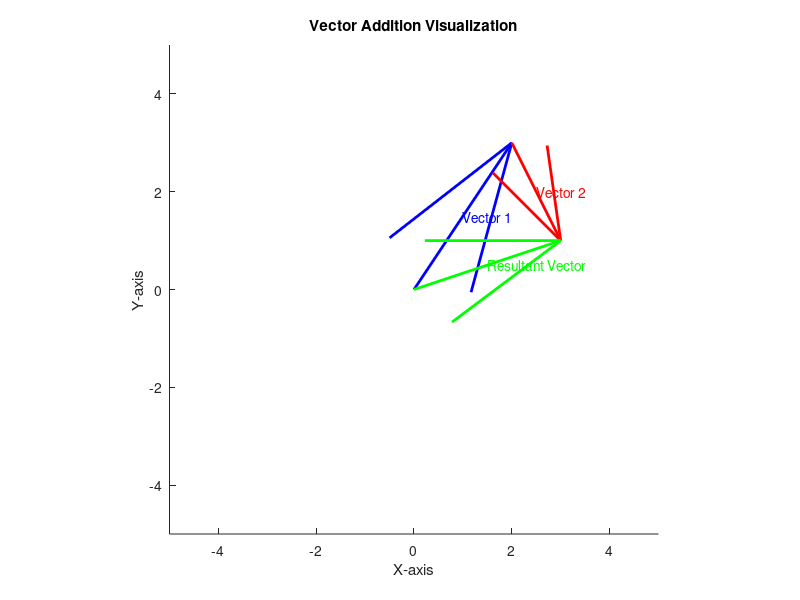

Here is the MATLAB script that generated this plot:
% Vector Addition Visualization

% Define vectors
v1 = [2; 3];   % Example vector 1
v2 = [1; -2];  % Example vector 2

% Perform vector addition
v_result = v1 + v2;

% Plotting
figure;
hold on;

% Plot vector 1
quiver(0, 0, v1(1), v1(2), 0, 'b', 'LineWidth', 2, 'MaxHeadSize', 0.5);
text(v1(1)/2, v1(2)/2, 'Vector 1', 'FontSize', 10, 'Color', 'b');

% Plot vector 2
quiver(v1(1), v1(2), v2(1), v2(2), 0, 'r', 'LineWidth', 2, 'MaxHeadSize', 0.5);
text((v1(1) + v1(1) + v2(1))/2, (v1(2) + v1(2) + v2(2))/2, 'Vector 2', 'FontSize', 10, 'Color', 'r');

% Plot the result vector
quiver(0, 0, v_result(1), v_result(2), 0, 'g', 'LineWidth', 2, 'MaxHeadSize', 0.5);
text(v_result(1)/2, v_result(2)/2, 'Resultant Vector', 'FontSize', 10, 'Color', 'g');

% Set axis limits and labels
axis equal;
xlim([-5, 5]);
ylim([-5, 5]);
xlabel('X-axis');
ylabel('Y-axis');
title('Vector Addition Visualization');

hold off;
